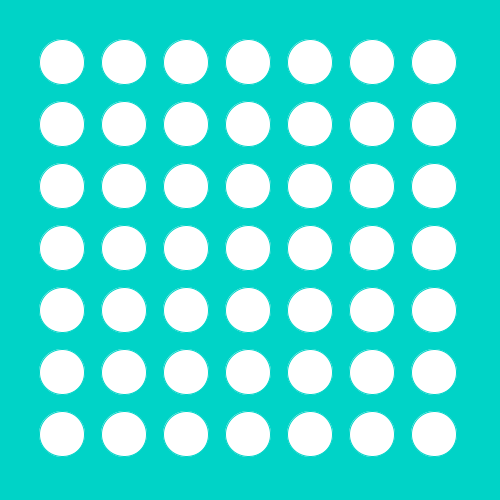
Frame 1 (no input)
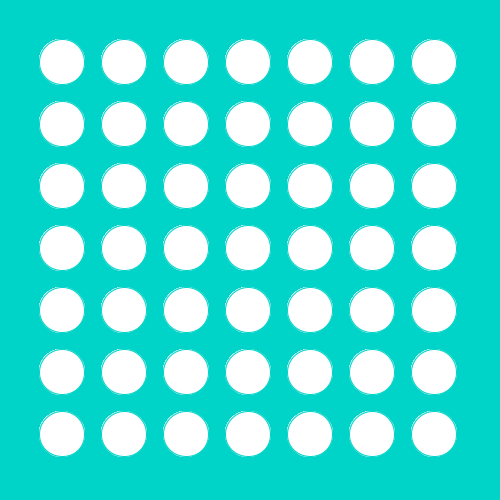
Frame 60 (the mouse pressed at the canvas centre just before this capture)
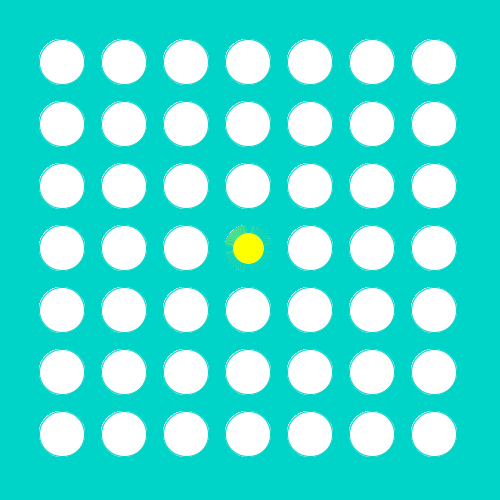
Frame 120 (the mouse held since frame 60 and released just before this capture)

The Processing sketch that drew these frames (run headless with seeded random() and noise(); from frame 60 on, the mouse is pressed at the canvas centre):

// Processing sketch: processing_105848
// ── processing_105848.pde

int num_circle = 7;
float circle_size;
float [] x = new float [num_circle];
float [] y = new float [num_circle];

void setup(){
  background(0,211,199);
//  if(frame != null)
//    frame.setResizable(true);
    
  size(500,500);
  
  smooth();
}

void draw(){
  circle_size = dist(0,0,width,height) /( 2.2 * num_circle);
  
  ellipseMode(CENTER);
  for(int j=0; j< num_circle; j++){
     y[j] = (height/(num_circle+1)) * (j+1);
    for(int i=0; i<num_circle; i++){
      x[i] = (width/(num_circle+1)) * (i+1);
    }
  } 
  
  fill(255);
  stroke(0,211,199);
  
  draw_circle(); 
  
  }

void draw_circle(){
  for(int j=0; j < num_circle; j++)
    for(int i=0; i < num_circle; i++){
      if(dist(mouseX, mouseY, x[i],y[j]) < circle_size/2){
         circle_effect(i,j);
      }else{
       fill(255);
      ellipse(x[i] , y[j], circle_size, circle_size);
      }
    } 
}

void circle_effect(int m, int n){
  fill(254,255,0);
  for(int i = (int)circle_size; i >= (int)(circle_size * 0.7); i--){
    ellipse(x[m], y[n], i, i);
  }
}
